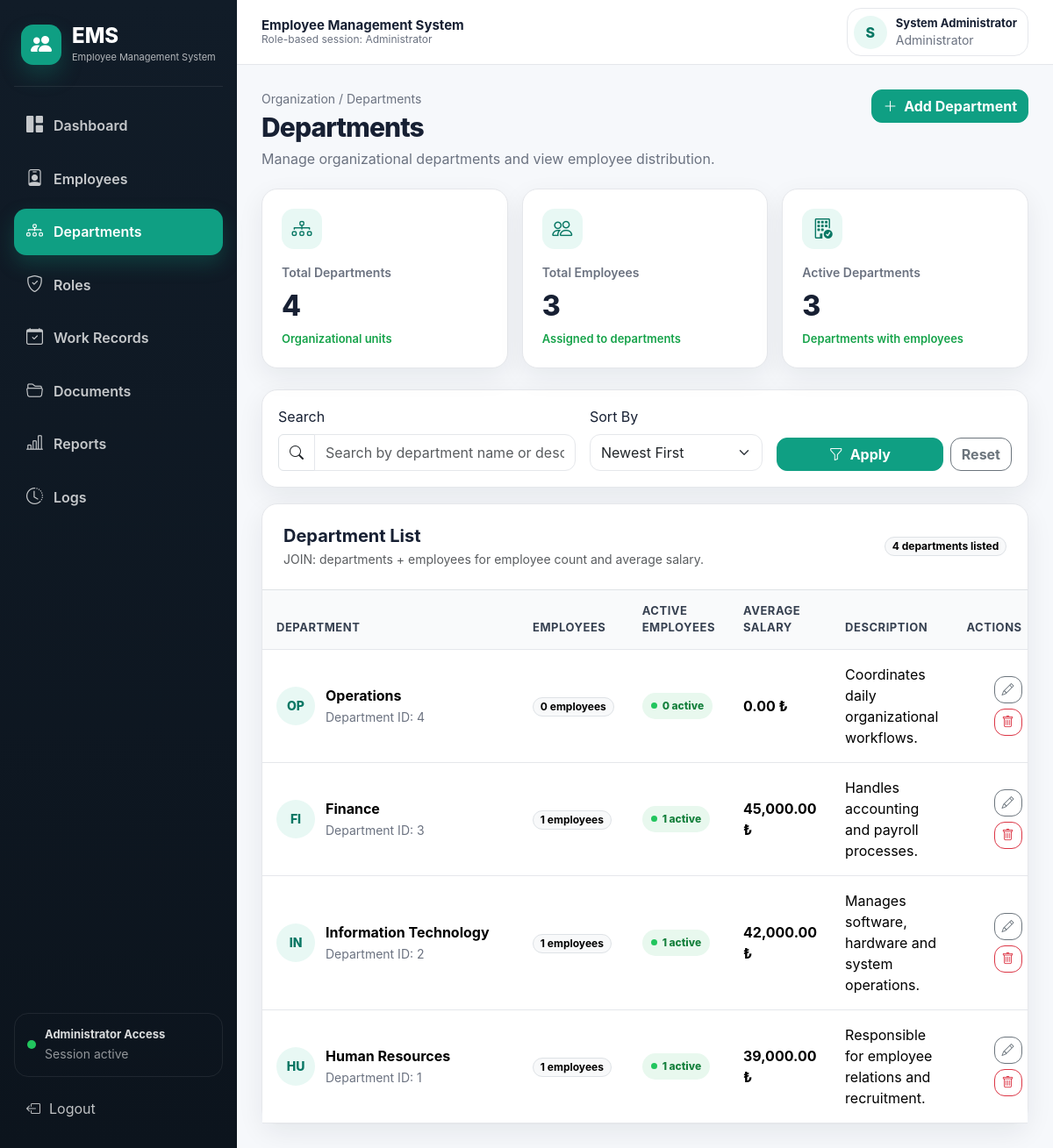
The page /departments/index.php (signed in) on the database its author committed.
### tables this page shows
CREATE TABLE departments (
    id INT AUTO_INCREMENT PRIMARY KEY,
    name VARCHAR(100) NOT NULL UNIQUE,
    description TEXT,
    created_at TIMESTAMP DEFAULT CURRENT_TIMESTAMP
);

### includes/functions.php (called while the page is built, shortened)
<?php
function e($value) {
    return htmlspecialchars((string)$value, ENT_QUOTES, 'UTF-8');
}
?>

### departments/index.php (the view, shortened to what this page needs)
<?php
require_once __DIR__ . '/../config/database.php';
require_once __DIR__ . '/../includes/functions.php';
$search = trim($_GET['search'] ?? '');
$sortBy = $_GET['sort_by'] ?? 'newest';
$orderBy = 'd.id DESC';
switch ($sortBy) {
    case 'newest':
    default:
        $orderBy = 'd.id DESC';
        break;
}
$sql = "
    SELECT
        d.id,
        d.name,
        d.description,
        COUNT(e.id) AS employee_count,
        SUM(CASE WHEN e.is_active = 1 THEN 1 ELSE 0 END) AS active_count,
        COALESCE(AVG(e.salary), 0) AS average_salary
    FROM departments d
    LEFT JOIN employees e ON e.department_id = d.id
    WHERE d.name LIKE ? OR d.description LIKE ?
    GROUP BY d.id
    ORDER BY $orderBy
";
$like = '%' . $search . '%';
$stmt = $conn->prepare($sql);
$stmt->bind_param('ss', $like, $like);
$stmt->execute();
$departments = $stmt->get_result();
$totalDepartments = $conn->query("SELECT COUNT(*) AS c FROM departments")->fetch_assoc()['c'];
$totalEmployees = $conn->query("SELECT COUNT(*) AS c FROM employees")->fetch_assoc()['c'];
$activeDepartments = $conn->query("
    SELECT COUNT(*) AS c
    FROM departments d
    WHERE EXISTS (
        SELECT 1 FROM employees e WHERE e.department_id = d.id
    )
")->fetch_assoc()['c'];
include __DIR__ . '/../includes/header.php';
include __DIR__ . '/../includes/navbar.php';
?>
<div class="page-header">
    <div>
        <div class="page-kicker">Organization / Departments</div>
        <h1 class="page-title">Departments</h1>
        <p class="page-subtitle">
            Manage organizational departments and view employee distribution.
        </p>
    </div>
    <a href="create.php" class="btn btn-primary">
        <i class="bi bi-plus-lg me-1"></i> Add Department
    </a>
</div>
<div class="row g-3 mb-4">
    <div class="col-lg-4 col-md-6">
        <div class="card-modern stat-card">
            <div class="stat-icon">
                <i class="bi bi-diagram-3"></i>
            </div>
            <div class="stat-label">Total Departments</div>
            <div class="stat-value"><?php echo e($totalDepartments); ?></div>
            <div class="stat-note">Organizational units</div>
        </div>
    </div>
    <div class="col-lg-4 col-md-6">
        <div class="card-modern stat-card">
            <div class="stat-icon">
                <i class="bi bi-people"></i>
            </div>
            <div class="stat-label">Total Employees</div>
            <div class="stat-value"><?php echo e($totalEmployees); ?></div>
            <div class="stat-note">Assigned to departments</div>
        </div>
    </div>
    <div class="col-lg-4 col-md-6">
        <div class="card-modern stat-card">
            <div class="stat-icon">
                <i class="bi bi-building-check"></i>
            </div>
            <div class="stat-label">Active Departments</div>
            <div class="stat-value"><?php echo e($activeDepartments); ?></div>
            <div class="stat-note">Departments with employees</div>
        </div>
    </div>
</div>
<div class="card-modern toolbar-card">
    <form method="get" class="row g-3 align-items-end">
        <div class="col-lg-5">
            <label class="form-label">Search</label>
            <div class="input-group">
                <span class="input-group-text bg-white">
                    <i class="bi bi-search"></i>
                </span>
                <input
                    name="search"
                    class="form-control"
                    placeholder="Search by department name or description..."
                    value="<?php echo e($search); ?>"
                >
            </div>
        </div>
        <div class="col-lg-3 col-md-6">
            <label class="form-label">Sort By</label>
            <select name="sort_by" class="form-select">
                <option value="newest" <?php echo $sortBy === 'newest' ? 'selected' : ''; ?>>Newest First</option>
            </select>
        </div>
        <div class="col-lg-4 col-md-6 d-flex gap-2">
            <button class="btn btn-primary flex-fill" type="submit">
                <i class="bi bi-funnel me-1"></i> Apply
            </button>
            <a href="index.php" class="btn btn-outline-secondary">
                Reset
            </a>
        </div>
    </form>
</div>
<div class="card-modern">
    <div class="p-4 border-bottom d-flex flex-wrap justify-content-between align-items-center gap-3">
        <div>
            <h5 class="fw-bold mb-1">Department List</h5>
            <div class="text-muted small">
                JOIN: departments + employees for employee count and average salary.
            </div>
        </div>
        <span class="badge rounded-pill text-bg-light border">
            <?php echo e($departments->num_rows); ?> departments listed
        </span>
    </div>
    <div class="table-responsive">
        <table class="table table-modern">
            <thead>
                <tr>
                    <th>Department</th>
                    <th>Employees</th>
                    <th>Active Employees</th>
                    <th>Average Salary</th>
                    <th>Description</th>
                    <th class="text-end">Actions</th>
                </tr>
            </thead>
            <tbody>
                <?php while ($d = $departments->fetch_assoc()): ?>
                    <tr>
                        <td>
                            <div class="employee-name">
                                <div class="employee-avatar">
                                    <?php echo e(strtoupper(substr($d['name'], 0, 2))); ?>
                                </div>
                                <div>
                                    <strong><?php echo e($d['name']); ?></strong>
                                    <small>Department ID: <?php echo e($d['id']); ?></small>
                                </div>
                            </div>
                        </td>
                        <td>
                            <span class="badge rounded-pill text-bg-light border">
                                <?php echo e($d['employee_count']); ?> employees
                            </span>
                        </td>
                        <td>
                            <span class="status-pill status-active">
                                <?php echo e($d['active_count'] ?? 0); ?> active
                            </span>
                        </td>
                        <td>
                            <strong><?php echo e(number_format((float)$d['average_salary'], 2)); ?> ₺</strong>
                        </td>
                        <td>
                            <?php echo e($d['description'] ?: '-'); ?>
                        </td>
                        <td>
                            <div class="action-buttons justify-content-end">
                                <a class="btn btn-sm btn-outline-secondary" href="edit.php?id=<?php echo e($d['id']); ?>">
                                    <i class="bi bi-pencil"></i>
                                </a>
                                <form class="delete-form" method="post" action="delete.php">
                                    <button class="btn btn-sm btn-outline-danger" type="submit">
                                        <i class="bi bi-trash"></i>
                                    </button>
                                </form>
                            </div>
                        </td>
                    </tr>
                <?php endwhile; ?>
            </tbody>
        </table>
    </div>
</div>
<?php include __DIR__ . '/../includes/footer.php'; ?>

### assets/css/style.css (style rules this page uses)
:root { --primary: #0f9f83; --primary-dark: #087764; --primary-soft: #e8f8f4; --sidebar-bg: #101923; --sidebar-border: rgba(255, 255, 255, 0.08); --body-bg: #f6f8fb; --card-bg: #ffffff; --text-main: #172033; --text-muted: #6b7280; --border: #e5e7eb; --danger: #dc3545; --warning: #f59e0b; --success: #16a34a; --radius-lg: 18px; --radius-md: 12px; --shadow-soft: 0 10px 30px rgba(15, 23, 42, 0.07); }
* { box-sizing: border-box; }
html { scroll-behavior: smooth; }
body { margin: 0; background: var(--body-bg); color: var(--text-main); font-family: Inter, system-ui, -apple-system, BlinkMacSystemFont, "Segoe UI", sans-serif; }
a { text-decoration: none; }
.page-header { display: flex; align-items: flex-start; justify-content: space-between; gap: 18px; margin-bottom: 22px; }
.page-kicker { color: var(--text-muted); font-size: 14px; margin-bottom: 4px; }
.page-title { font-size: 30px; font-weight: 800; margin: 0; letter-spacing: -0.03em; }
.page-subtitle { color: var(--text-muted); margin: 6px 0 0; }
.card-modern { background: var(--card-bg); border: 1px solid var(--border); border-radius: var(--radius-lg); box-shadow: var(--shadow-soft); }
.stat-card { padding: 22px; height: 100%; }
.stat-icon { width: 46px; height: 46px; border-radius: 14px; background: var(--primary-soft); color: var(--primary-dark); display: flex; align-items: center; justify-content: center; font-size: 23px; margin-bottom: 16px; }
.stat-label { color: var(--text-muted); font-weight: 600; font-size: 14px; }
.stat-value { font-size: 32px; font-weight: 800; margin: 4px 0; }
.stat-note { color: var(--success); font-size: 13px; font-weight: 600; }
.toolbar-card { padding: 18px; margin-bottom: 18px; }
.form-control, .form-select { border-radius: 12px; border-color: var(--border); min-height: 42px; }
.btn { border-radius: 12px; font-weight: 700; }
.btn-primary { background: var(--primary); border-color: var(--primary); }
.table-modern { margin: 0; }
.table-modern thead th { background: #f9fafb; color: #374151; font-size: 13px; text-transform: uppercase; letter-spacing: 0.04em; border-bottom: 1px solid var(--border); padding: 14px 16px; }
.table-modern tbody td { padding: 16px; vertical-align: middle; border-color: var(--border); }
.table-modern td:first-child { width: 380px; max-width: 420px; }
.employee-name { display: flex; align-items: center; gap: 12px; min-width: 260px; }
.employee-avatar { width: 44px; height: 44px; min-width: 44px; max-width: 44px; min-height: 44px; max-height: 44px; border-radius: 50%; background: var(--primary-soft); color: var(--primary-dark); display: flex; align-items: center; justify-content: center; font-weight: 800; font-size: 14px; }
.employee-name strong { display: block; }
.employee-name small { color: var(--text-muted); }
.status-pill { border-radius: 999px; padding: 6px 10px; font-size: 12px; font-weight: 800; display: inline-flex; align-items: center; gap: 6px; }
.status-pill::before { content: ""; width: 7px; height: 7px; border-radius: 50%; display: inline-block; }
.status-active { background: #e8f8ee; color: #15803d; }
.status-active::before { background: #22c55e; }
.action-buttons { display: flex; gap: 6px; flex-wrap: wrap; }

### rows shown on the page
departments: name "OP", name "Operations", id "4", employee_count "0", active_count "0", average_salary "0.00", description "Coordinates daily organizational workflows."
departments: name "FI", name "Finance", id "3", employee_count "1", active_count "1", average_salary "45,000.00", description "Handles accounting and payroll processes."
departments: name "IN", name "Information Technology", id "2", employee_count "1", active_count "1", average_salary "42,000.00", description "Manages software, hardware and system operations."
departments: name "HU", name "Human Resources", id "1", employee_count "1", active_count "1", average_salary "39,000.00", description "Responsible for employee relations and recruitment."

### other values the page prints
$userType "Administrator"
substr($fullName, 0, 1) "S"
$fullName "System Administrator"
$totalDepartments "4"
$totalEmployees "3"
$activeDepartments "3"
$departments->num_rows "4"
